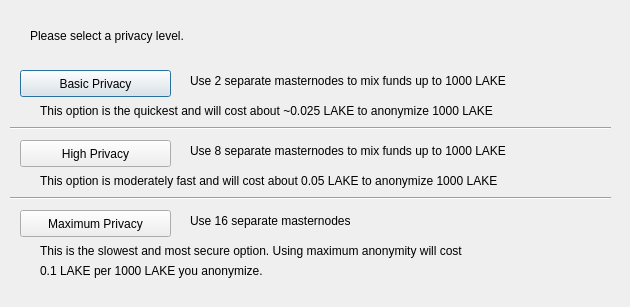
<?xml version="1.0" encoding="UTF-8"?>
<ui version="4.0">
 <class>DarksendConfig</class>
 <widget class="QDialog" name="DarksendConfig">
  <property name="geometry">
   <rect>
    <x>0</x>
    <y>0</y>
    <width>630</width>
    <height>307</height>
   </rect>
  </property>
  <property name="windowTitle">
   <string>Configure PrivateSend</string>
  </property>
  <widget class="QPushButton" name="buttonBasic">
   <property name="geometry">
    <rect>
     <x>20</x>
     <y>70</y>
     <width>151</width>
     <height>27</height>
    </rect>
   </property>
   <property name="text">
    <string>Basic Privacy</string>
   </property>
  </widget>
  <widget class="QPushButton" name="buttonHigh">
   <property name="geometry">
    <rect>
     <x>20</x>
     <y>140</y>
     <width>151</width>
     <height>27</height>
    </rect>
   </property>
   <property name="text">
    <string>High Privacy</string>
   </property>
  </widget>
  <widget class="QPushButton" name="buttonMax">
   <property name="geometry">
    <rect>
     <x>20</x>
     <y>210</y>
     <width>151</width>
     <height>27</height>
    </rect>
   </property>
   <property name="text">
    <string>Maximum Privacy</string>
   </property>
  </widget>
  <widget class="QLabel" name="label">
   <property name="geometry">
    <rect>
     <x>30</x>
     <y>20</y>
     <width>571</width>
     <height>31</height>
    </rect>
   </property>
   <property name="text">
    <string>Please select a privacy level.</string>
   </property>
  </widget>
  <widget class="QLabel" name="label_2">
   <property name="geometry">
    <rect>
     <x>190</x>
     <y>70</y>
     <width>421</width>
     <height>21</height>
    </rect>
   </property>
   <property name="text">
    <string>Use 2 separate masternodes to mix funds up to 1000 LAKE</string>
   </property>
  </widget>
  <widget class="QLabel" name="label_3">
   <property name="geometry">
    <rect>
     <x>190</x>
     <y>140</y>
     <width>411</width>
     <height>21</height>
    </rect>
   </property>
   <property name="text">
    <string>Use 8 separate masternodes to mix funds up to 1000 LAKE</string>
   </property>
  </widget>
  <widget class="QLabel" name="label_4">
   <property name="geometry">
    <rect>
     <x>190</x>
     <y>210</y>
     <width>421</width>
     <height>21</height>
    </rect>
   </property>
   <property name="text">
    <string>Use 16 separate masternodes</string>
   </property>
  </widget>
  <widget class="QLabel" name="label_6">
   <property name="geometry">
    <rect>
     <x>40</x>
     <y>100</y>
     <width>561</width>
     <height>21</height>
    </rect>
   </property>
   <property name="text">
    <string>This option is the quickest and will cost about ~0.025 LAKE to anonymize 1000 LAKE</string>
   </property>
  </widget>
  <widget class="QLabel" name="label_7">
   <property name="geometry">
    <rect>
     <x>40</x>
     <y>170</y>
     <width>561</width>
     <height>21</height>
    </rect>
   </property>
   <property name="text">
    <string>This option is moderately fast and will cost about 0.05 LAKE to anonymize 1000 LAKE</string>
   </property>
  </widget>
  <widget class="QLabel" name="label_8">
   <property name="geometry">
    <rect>
     <x>40</x>
     <y>240</y>
     <width>561</width>
     <height>21</height>
    </rect>
   </property>
   <property name="text">
    <string>This is the slowest and most secure option. Using maximum anonymity will cost</string>
   </property>
  </widget>
  <widget class="QLabel" name="label_9">
   <property name="geometry">
    <rect>
     <x>40</x>
     <y>260</y>
     <width>561</width>
     <height>21</height>
    </rect>
   </property>
   <property name="text">
    <string>0.1 LAKE per 1000 LAKE you anonymize.</string>
   </property>
  </widget>
  <widget class="Line" name="line">
   <property name="geometry">
    <rect>
     <x>10</x>
     <y>120</y>
     <width>601</width>
     <height>16</height>
    </rect>
   </property>
   <property name="orientation">
    <enum>Qt::Horizontal</enum>
   </property>
  </widget>
  <widget class="Line" name="line_2">
   <property name="geometry">
    <rect>
     <x>10</x>
     <y>190</y>
     <width>601</width>
     <height>16</height>
    </rect>
   </property>
   <property name="orientation">
    <enum>Qt::Horizontal</enum>
   </property>
  </widget>
 </widget>
 <resources/>
 <connections/>
</ui>
